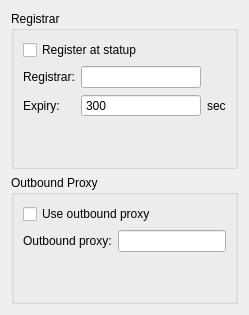
       <widget class="QWidget" name="page_2">
        <layout class="QGridLayout" name="gridLayout_12">
         <item row="0" column="0">
          <layout class="QGridLayout" name="gridLayout_11">
           <item row="0" column="0">
            <widget class="QGroupBox" name="groupBox_3">
             <property name="title">
              <string>Registrar</string>
             </property>
             <layout class="QGridLayout" name="gridLayout_19">
              <item row="0" column="0">
               <layout class="QGridLayout" name="gridLayout_6">
                <item row="1" column="0">
                 <widget class="QLabel" name="label_8">
                  <property name="text">
                   <string>Registrar:</string>
                  </property>
                 </widget>
                </item>
                <item row="1" column="1">
                 <widget class="ExtLineEdit" name="leRegistrar"/>
                </item>
                <item row="2" column="0">
                 <widget class="QLabel" name="label_10">
                  <property name="text">
                   <string>Expiry:</string>
                  </property>
                 </widget>
                </item>
                <item row="2" column="1">
                 <widget class="QSpinBox" name="leRegExpiry">
                  <property name="buttonSymbols">
                   <enum>QAbstractSpinBox::NoButtons</enum>
                  </property>
                  <property name="maximum">
                   <number>100000</number>
                  </property>
                  <property name="value">
                   <number>300</number>
                  </property>
                 </widget>
                </item>
                <item row="2" column="2">
                 <widget class="QLabel" name="label_26">
                  <property name="text">
                   <string>sec</string>
                  </property>
                 </widget>
                </item>
                <item row="0" column="0" colspan="2">
                 <widget class="QCheckBox" name="chkbRegister">
                  <property name="text">
                   <string>Register at statup</string>
                  </property>
                 </widget>
                </item>
               </layout>
              </item>
              <item row="1" column="0">
               <spacer name="verticalSpacer_6">
                <property name="orientation">
                 <enum>Qt::Vertical</enum>
                </property>
                <property name="sizeHint" stdset="0">
                 <size>
                  <width>20</width>
                  <height>40</height>
                 </size>
                </property>
               </spacer>
              </item>
             </layout>
            </widget>
           </item>
           <item row="1" column="0">
            <widget class="QGroupBox" name="groupBox_4">
             <property name="title">
              <string>Outbound Proxy</string>
             </property>
             <layout class="QGridLayout" name="gridLayout_20">
              <item row="0" column="0">
               <layout class="QGridLayout" name="gridLayout_7">
                <item row="1" column="0">
                 <widget class="QLabel" name="label_9">
                  <property name="text">
                   <string>Outbound proxy:</string>
                  </property>
                  <property name="wordWrap">
                   <bool>true</bool>
                  </property>
                 </widget>
                </item>
                <item row="1" column="1">
                 <widget class="ExtLineEdit" name="leOutbound"/>
                </item>
                <item row="0" column="0" colspan="2">
                 <widget class="QCheckBox" name="chkbOutbound">
                  <property name="text">
                   <string>Use outbound proxy</string>
                  </property>
                 </widget>
                </item>
               </layout>
              </item>
              <item row="1" column="0">
               <spacer name="verticalSpacer_5">
                <property name="orientation">
                 <enum>Qt::Vertical</enum>
                </property>
                <property name="sizeHint" stdset="0">
                 <size>
                  <width>20</width>
                  <height>40</height>
                 </size>
                </property>
               </spacer>
              </item>
             </layout>
            </widget>
           </item>
          </layout>
         </item>
        </layout>
       </widget>
